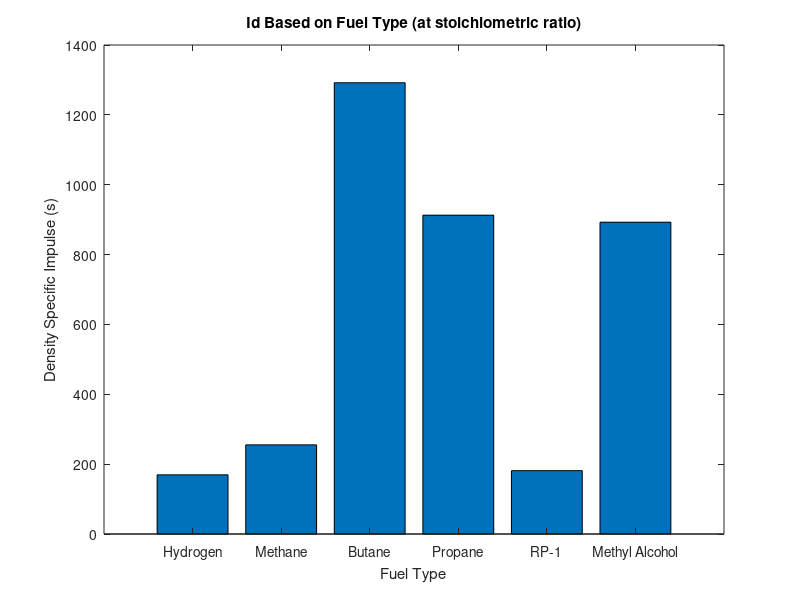

Recreate this plot in MATLAB.
% Zane Grothe
% AERO 6530
% HW 3
% 2/21/22

clear all
close all
clc

% Problem 8 ~~~~~~~~~~~~~~~~~~~~

% Prop = Propane
% But = Butane
% Methy = Methyl Alcohol

% Molecular Weights (g/mol)
MW_RP1=175;
MW_Prop=44;
MW_But=58;
MW_Methy=32;

% Heats of Formation (kJ/mol)
Hf_CO2=-393.522;
Hf_H2O=-241.827;
Hf_RP1=-1.67*MW_RP1;
Hf_O2=0;
Hf_Prop=-103.6;
Hf_But=-126.148;
Hf_Methy=-201.07;

% Heats of Vaporization (kJ/mol)
Hv_Prop=335.4/1000*MW_Prop;
Hv_But=361.6/1000*MW_But;

% Heat of Reactions (kJ)
HR_RP1=(1*Hf_CO2+.95*Hf_H2O)-(1*Hf_RP1+1.475*Hf_O2);
HR_Prop=(3*Hf_CO2+4*Hf_H2O)-(1*(Hf_Prop+Hv_Prop)+5*Hf_O2);
HR_But=(8*Hf_CO2+10*Hf_H2O)-(2*(Hf_But+Hv_But)+13*Hf_O2);
HR_Methy=(2*Hf_CO2+4*Hf_H2O)-(2*(Hf_Methy)+3*Hf_O2);

% Enthalpies from STANJAN (J/kg)
h0_H=-3.48*10^5; % Hydrogen
he_H=-8.11*10^6;
h0_M=-1.0491*10^6; % Methane
he_M=-4.7442*10^6;

% Per unit mass (J/kg)
hR_RP1=abs(HR_RP1)/MW_RP1*10^6;
hR_Prop=abs(HR_Prop)/MW_Prop*10^6;
hR_But=abs(HR_But)/MW_But*10^6;
hR_Methy=abs(HR_Methy)/MW_Methy*10^6;

% Specific Impulses (s)
ue_RP1=sqrt(2*hR_RP1); % (m/s)
Isp_RP1=ue_RP1/9.81;

ue_Prop=sqrt(2*hR_Prop); % (m/s)
Isp_Prop=ue_Prop/9.81;

ue_But=sqrt(2*hR_But); % (m/s)
Isp_But=ue_But/9.81;

ue_Methy=sqrt(2*hR_Methy); % (m/s)
Isp_Methy=ue_Methy/9.81;

ue_H=sqrt(2*(h0_H-he_H)); % (m/s)
Isp_H=ue_H/9.81;

ue_M=sqrt(2*(h0_M-he_M)); % (m/s)
Isp_M=ue_M/9.81;

% Mixture Ratios (stoichiometric)
r_H=8;
r_M=4;
r_But=3.586;
r_Prop=3.636;
r_RP1=3.371;
r_Methy=1.5;

% Specific Gravities
Rho_O=1.104;
Rho_RP1=0.58;
Rho_Prop=0.583;
Rho_H=0.071;
Rho_M=0.554;
Rho_But=0.599;
Rho_Methy=0.79;

% Average Specific Gravity
Rho_av_RP1_O=(Rho_O*Rho_RP1*(1+r_RP1))/(r_RP1*Rho_RP1+Rho_O);
Rho_av_Prop_O=(Rho_O*Rho_Prop*(1+r_Prop))/(r_Prop*Rho_Prop+Rho_O);
Rho_av_H_O=(Rho_O*Rho_H*(1+r_H))/(r_H*Rho_H+Rho_O);
Rho_av_M_O=(Rho_O*Rho_M*(1+r_M))/(r_M*Rho_M+Rho_O);
Rho_av_But_O=(Rho_O*Rho_But*(1+r_But))/(r_But*Rho_But+Rho_O);
Rho_av_Methy_O=(Rho_O*Rho_Methy*(1+r_Methy))/(r_Methy*Rho_Methy+Rho_O);


% Density Specitic Impulses (s)
Id_RP1=Isp_RP1*Rho_av_RP1_O;
Id_Prop=Isp_Prop*Rho_av_Prop_O;
Id_H=Isp_H*Rho_av_H_O;
Id_M=Isp_M*Rho_av_M_O;
Id_But=Isp_But*Rho_av_But_O;
Id_Methy=Isp_Methy*Rho_av_Methy_O;

% Plot
X={'Hydrogen','Methane','Butane','Propane','RP-1','Methyl Alcohol'};
Y=[Id_H Id_M Id_But Id_Prop Id_RP1 Id_Methy];
bar(Y)
set(gca,'xticklabel',X)
xlabel('Fuel Type')
ylabel('Density Specific Impulse (s)')
title('Id Based on Fuel Type (at stoichiometric ratio)')

